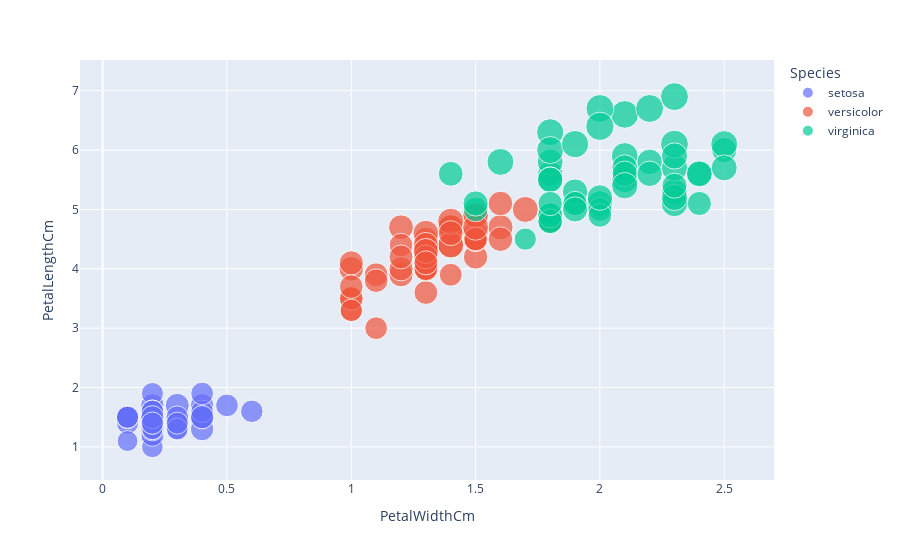

Notebook source saved alongside this figure:
### Code cell
fig=px.scatter(iris, x="PetalWidthCm", y="PetalLengthCm", color="Species",
                 size='SepalLengthCm')
fig.show()
fig.write_image('iris.png', width=800, height=600, scale=2)

### Figure 1 — Plotly figure (JSON) as saved in the notebook; plotly's stock layout.template omitted (floating-point values rounded to 4 significant figures)
{"data": [{"hovertemplate": "Species=setosa<br>PetalWidthCm=%{x}<br>PetalLengthCm=%{y}<br>SepalLengthCm=%{marker.size}<extra></extra>", "legendgroup": "setosa", "marker": {"color": "#636efa", "size": [5.1, 4.9, 4.7, 4.6, 5.0, 5.4, 4.6, 5.0, 4.4, 4.9, 5.4, 4.8, 4.8, 4.3, 5.8, 5.7, 5.4, 5.1, 5.7, 5.1, 5.4, 5.1, 4.6, 5.1, 4.8, 5.0, 5.0, 5.2, 5.2, 4.7, 4.8, 5.4, 5.2, 5.5, 4.9, 5.0, 5.5, 4.9, 4.4, 5.1, 5.0, 4.5, 4.4, 5.0, 5.1, 4.8, 5.1, 4.6, 5.3, 5.0], "sizemode": "area", "sizeref": 0.01975, "symbol": "circle"}, "mode": "markers", "name": "setosa", "orientation": "v", "showlegend": true, "type": "scatter", "x": [0.2, 0.2, 0.2, 0.2, 0.2, 0.4, 0.3, 0.2, 0.2, 0.1, 0.2, 0.2, 0.1, 0.1, 0.2, 0.4, 0.4, 0.3, 0.3, 0.3, 0.2, 0.4, 0.2, 0.5, 0.2, 0.2, 0.4, 0.2, 0.2, 0.2, 0.2, 0.4, 0.1, 0.2, 0.1, 0.2, 0.2, 0.1, 0.2, 0.2, 0.3, 0.3, 0.2, 0.6, 0.4, 0.3, 0.2, 0.2, 0.2, 0.2], "xaxis": "x", "y": [1.4, 1.4, 1.3, 1.5, 1.4, 1.7, 1.4, 1.5, 1.4, 1.5, 1.5, 1.6, 1.4, 1.1, 1.2, 1.5, 1.3, 1.4, 1.7, 1.5, 1.7, 1.5, 1.0, 1.7, 1.9, 1.6, 1.6, 1.5, 1.4, 1.6, 1.6, 1.5, 1.5, 1.4, 1.5, 1.2, 1.3, 1.5, 1.3, 1.5, 1.3, 1.3, 1.3, 1.6, 1.9, 1.4, 1.6, 1.4, 1.5, 1.4], "yaxis": "y"}, {"hovertemplate": "Species=versicolor<br>PetalWidthCm=%{x}<br>PetalLengthCm=%{y}<br>SepalLengthCm=%{marker.size}<extra></extra>", "legendgroup": "versicolor", "marker": {"color": "#EF553B", "size": [7.0, 6.4, 6.9, 5.5, 6.5, 5.7, 6.3, 4.9, 6.6, 5.2, 5.0, 5.9, 6.0, 6.1, 5.6, 6.7, 5.6, 5.8, 6.2, 5.6, 5.9, 6.1, 6.3, 6.1, 6.4, 6.6, 6.8, 6.7, 6.0, 5.7, 5.5, 5.5, 5.8, 6.0, 5.4, 6.0, 6.7, 6.3, 5.6, 5.5, 5.5, 6.1, 5.8, 5.0, 5.6, 5.7, 5.7, 6.2, 5.1, 5.7], "sizemode": "area", "sizeref": 0.01975, "symbol": "circle"}, "mode": "markers", "name": "versicolor", "orientation": "v", "showlegend": true, "type": "scatter", "x": [1.4, 1.5, 1.5, 1.3, 1.5, 1.3, 1.6, 1.0, 1.3, 1.4, 1.0, 1.5, 1.0, 1.4, 1.3, 1.4, 1.5, 1.0, 1.5, 1.1, 1.8, 1.3, 1.5, 1.2, 1.3, 1.4, 1.4, 1.7, 1.5, 1.0, 1.1, 1.0, 1.2, 1.6, 1.5, 1.6, 1.5, 1.3, 1.3, 1.3, 1.2, 1.4, 1.2, 1.0, 1.3, 1.2, 1.3, 1.3, 1.1, 1.3], "xaxis": "x", "y": [4.7, 4.5, 4.9, 4.0, 4.6, 4.5, 4.7, 3.3, 4.6, 3.9, 3.5, 4.2, 4.0, 4.7, 3.6, 4.4, 4.5, 4.1, 4.5, 3.9, 4.8, 4.0, 4.9, 4.7, 4.3, 4.4, 4.8, 5.0, 4.5, 3.5, 3.8, 3.7, 3.9, 5.1, 4.5, 4.5, 4.7, 4.4, 4.1, 4.0, 4.4, 4.6, 4.0, 3.3, 4.2, 4.2, 4.2, 4.3, 3.0, 4.1], "yaxis": "y"}, {"hovertemplate": "Species=virginica<br>PetalWidthCm=%{x}<br>PetalLengthCm=%{y}<br>SepalLengthCm=%{marker.size}<extra></extra>", "legendgroup": "virginica", "marker": {"color": "#00cc96", "size": [6.3, 5.8, 7.1, 6.3, 6.5, 7.6, 4.9, 7.3, 6.7, 7.2, 6.5, 6.4, 6.8, 5.7, 5.8, 6.4, 6.5, 7.7, 7.7, 6.0, 6.9, 5.6, 7.7, 6.3, 6.7, 7.2, 6.2, 6.1, 6.4, 7.2, 7.4, 7.9, 6.4, 6.3, 6.1, 7.7, 6.3, 6.4, 6.0, 6.9, 6.7, 6.9, 5.8, 6.8, 6.7, 6.7, 6.3, 6.5, 6.2, 5.9], "sizemode": "area", "sizeref": 0.01975, "symbol": "circle"}, "mode": "markers", "name": "virginica", "orientation": "v", "showlegend": true, "type": "scatter", "x": [2.5, 1.9, 2.1, 1.8, 2.2, 2.1, 1.7, 1.8, 1.8, 2.5, 2.0, 1.9, 2.1, 2.0, 2.4, 2.3, 1.8, 2.2, 2.3, 1.5, 2.3, 2.0, 2.0, 1.8, 2.1, 1.8, 1.8, 1.8, 2.1, 1.6, 1.9, 2.0, 2.2, 1.5, 1.4, 2.3, 2.4, 1.8, 1.8, 2.1, 2.4, 2.3, 1.9, 2.3, 2.5, 2.3, 1.9, 2.0, 2.3, 1.8], "xaxis": "x", "y": [6.0, 5.1, 5.9, 5.6, 5.8, 6.6, 4.5, 6.3, 5.8, 6.1, 5.1, 5.3, 5.5, 5.0, 5.1, 5.3, 5.5, 6.7, 6.9, 5.0, 5.7, 4.9, 6.7, 4.9, 5.7, 6.0, 4.8, 4.9, 5.6, 5.8, 6.1, 6.4, 5.6, 5.1, 5.6, 6.1, 5.6, 5.5, 4.8, 5.4, 5.6, 5.1, 5.1, 5.9, 5.7, 5.2, 5.0, 5.2, 5.4, 5.1], "yaxis": "y"}], "layout": {"legend": {"itemsizing": "constant", "title": {"text": "Species"}, "tracegroupgap": 0}, "margin": {"t": 60}, "xaxis": {"anchor": "y", "domain": [0, 1], "title": {"text": "PetalWidthCm"}}, "yaxis": {"anchor": "x", "domain": [0, 1], "title": {"text": "PetalLengthCm"}}}}
